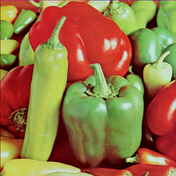
%> input picture excersiecs/mariyatoofan/23/peppers.png, 176 x 176 px, shrunk from 512 x 512 before the run
$ octave histoA.m   (GNU Octave 9; MATLAB toolbox functions it lacks are replaced by stand-ins)
%> lines starting %> are read from the running program, lines starting %| are printed output that depends on the picture; in (x1, y1, x2, y2) boxes, pixels count from 0 and x2, y2 are one past the last pixel; in counts of white or black regions, pixels touching at a corner belong together; the program's own positions count from 1
### excersiecs/mariyatoofan/23/tohist.m
function [histo]=tohist(image)
[x,y]=size(image);
histo=zeros(1,256);
for a=1:x
    for b=1:y
        cont=image(a,b);
        histo(cont+1)=histo(cont+1)+1;
    end
end
histo=fix((histo/max(histo))*255);

### excersiecs/mariyatoofan/23/histoA.m
clc;clear;close all;

image = imread("../../../benchmark/peppers.png");
%> image is the input picture: size 176x176x3 uint8; mean R, G, B 149.9, 115.8, 66.6
R=tohist(image(:, :, 1));
%> after the loop in tohist, `for a=1:x`: histo = 256 values, max 487 at index 201, min 0 at index 1, mean 121
%> in tohist, `histo=fix((histo/max(histo))*255);`: histo = 256 values, max 255 at index 201, min 0 at index 1, mean 62.93
%> R has the same summary as histo in tohist
G=tohist(image(:, :, 2));
%> G = 256 values, max 255 at index 1, min 0 at index 238, mean 29.46
B=tohist(image(:, :, 3));
%> B = 256 values, max 255 at index 1, min 0 at index 225, mean 34.99
for i = 1:255
    RR(1:255-R(i),i)=255;
    GG(1:255-G(i),i)=255;
    BB(1:255-B(i),i)=255;
end
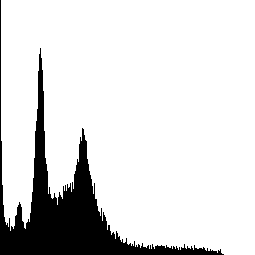
%> BB: size 255x255 double; 86.2% white; 1 black region, box (x1, y1, x2, y2) and area: (0, 0, 224, 255) 8958
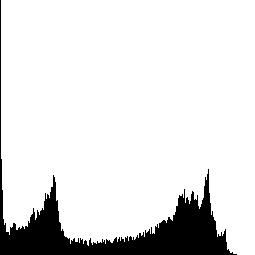
%> GG: size 255x255 double; 88.4% white; 1 black region, box (x1, y1, x2, y2) and area: (0, 0, 237, 255) 7541
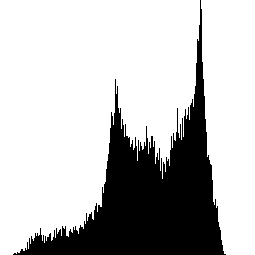
%> RR: size 255x255 double; 75.2% white; 1 black region, box (x1, y1, x2, y2) and area: (13, 0, 226, 255) 16111
imshow(image);
figure;
imshow(RR);
title('R-hist');
figure;
imshow(GG);
title('G-hist');
figure;
imshow(BB),title('B-hist');
